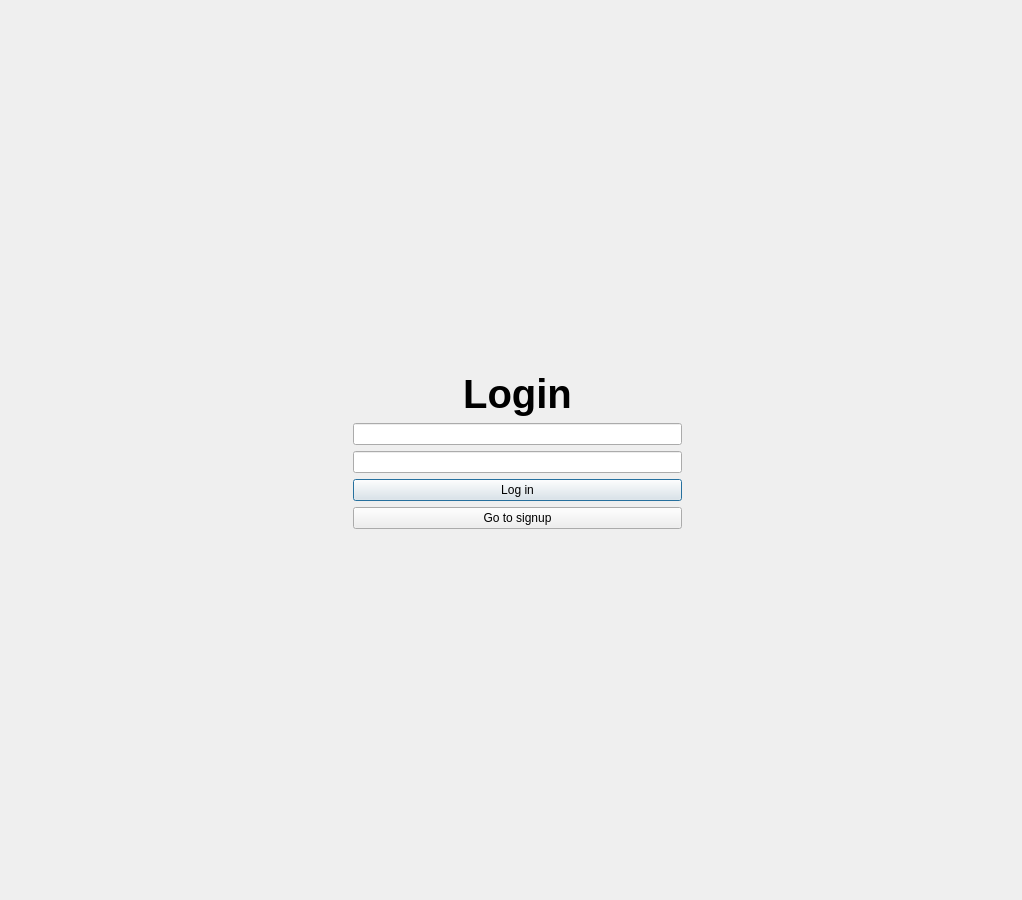
<?xml version="1.0" encoding="UTF-8"?>
<ui version="4.0">
 <class>LoginForm</class>
 <widget class="QWidget" name="LoginForm">
  <property name="geometry">
   <rect>
    <x>0</x>
    <y>0</y>
    <width>1022</width>
    <height>900</height>
   </rect>
  </property>
  <property name="windowTitle">
   <string>Form</string>
  </property>
  <layout class="QGridLayout" name="gridLayout">
   <item row="0" column="2">
    <spacer name="vertical_spacer">
     <property name="orientation">
      <enum>Qt::Vertical</enum>
     </property>
     <property name="sizeHint" stdset="0">
      <size>
       <width>20</width>
       <height>40</height>
      </size>
     </property>
    </spacer>
   </item>
   <item row="1" column="3">
    <spacer name="horizontal_spacer_2">
     <property name="orientation">
      <enum>Qt::Horizontal</enum>
     </property>
     <property name="sizeHint" stdset="0">
      <size>
       <width>40</width>
       <height>20</height>
      </size>
     </property>
    </spacer>
   </item>
   <item row="1" column="2">
    <layout class="QVBoxLayout" name="vertical_layout">
     <item>
      <widget class="QLabel" name="label">
       <property name="font">
        <font>
         <pointsize>30</pointsize>
         <weight>75</weight>
         <bold>true</bold>
        </font>
       </property>
       <property name="text">
        <string>Login</string>
       </property>
       <property name="alignment">
        <set>Qt::AlignCenter</set>
       </property>
      </widget>
     </item>
     <item>
      <widget class="QLineEdit" name="username"/>
     </item>
     <item>
      <widget class="QLineEdit" name="password">
       <property name="echoMode">
        <enum>QLineEdit::Password</enum>
       </property>
      </widget>
     </item>
     <item>
      <widget class="QPushButton" name="login">
       <property name="text">
        <string>Log in</string>
       </property>
       <property name="autoDefault">
        <bool>true</bool>
       </property>
       <property name="default">
        <bool>true</bool>
       </property>
      </widget>
     </item>
     <item>
      <widget class="QPushButton" name="go_to_signup">
       <property name="text">
        <string>Go to signup</string>
       </property>
      </widget>
     </item>
    </layout>
   </item>
   <item row="1" column="1">
    <spacer name="horizontal_spacer">
     <property name="orientation">
      <enum>Qt::Horizontal</enum>
     </property>
     <property name="sizeHint" stdset="0">
      <size>
       <width>40</width>
       <height>20</height>
      </size>
     </property>
    </spacer>
   </item>
   <item row="1" column="0">
    <widget class="QLabel" name="logo">
     <property name="text">
      <string/>
     </property>
     <property name="pixmap">
      <pixmap resource="resource.qrc">:/images/app/logo.png</pixmap>
     </property>
     <property name="alignment">
      <set>Qt::AlignCenter</set>
     </property>
    </widget>
   </item>
   <item row="2" column="2">
    <spacer name="vertical_spacer_2">
     <property name="orientation">
      <enum>Qt::Vertical</enum>
     </property>
     <property name="sizeHint" stdset="0">
      <size>
       <width>20</width>
       <height>40</height>
      </size>
     </property>
    </spacer>
   </item>
  </layout>
 </widget>
 <resources>
  <include location="resource.qrc"/>
 </resources>
 <connections/>
</ui>
